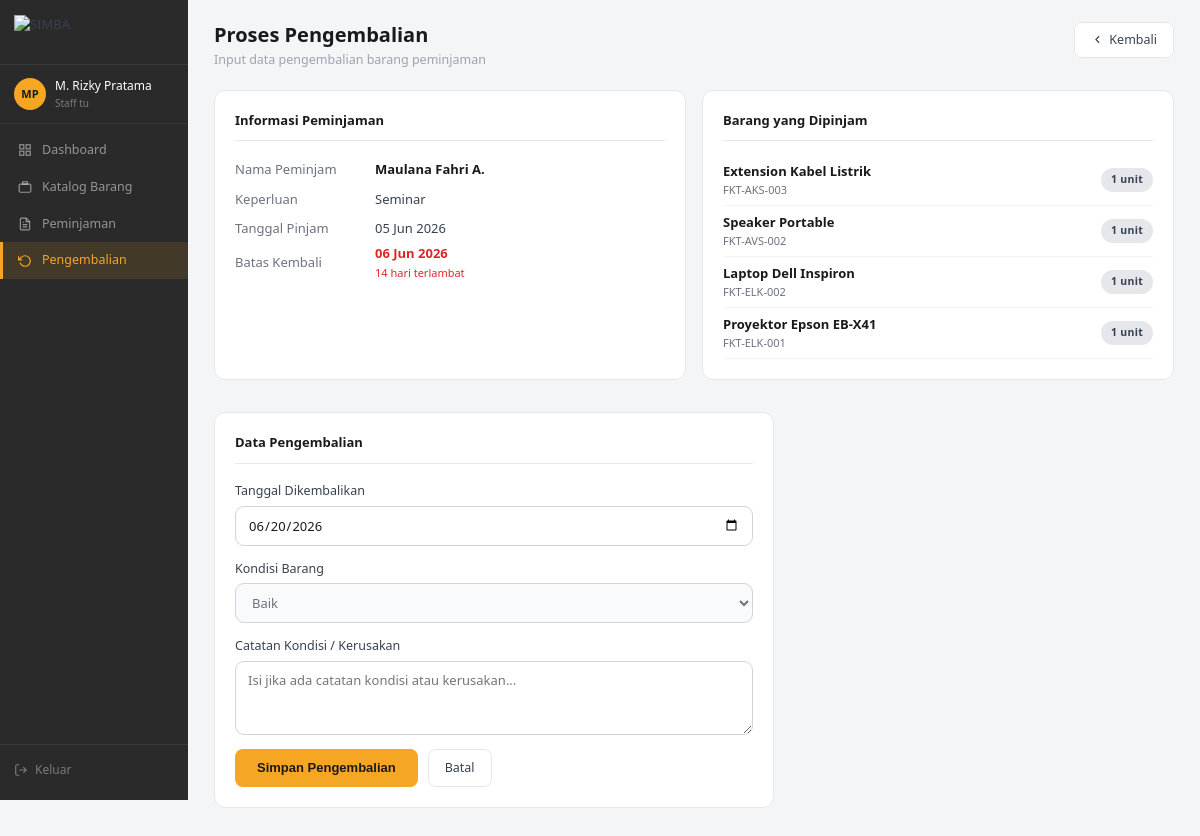
The page /pages/pengembalian/form_pengembalian.php?id=15 (signed in) on the database its author committed.
### tables this page shows
CREATE TABLE IF NOT EXISTS `pengajuan_peminjaman` (
  `id` int NOT NULL AUTO_INCREMENT,
  `id_peminjam` int NOT NULL,
  `keperluan` text NOT NULL,
  `tanggal_pinjam` date NOT NULL,
  `tanggal_kembali` date NOT NULL,
  `status` enum('menunggu','diverifikasi','disetujui','ditolak','aktif','selesai','dibatalkan') DEFAULT 'menunggu',
  `diverifikasi_oleh` int DEFAULT NULL,
  `disetujui_oleh` int DEFAULT NULL,
  `catatan_tolak` text,
  `dibuat_pada` timestamp NOT NULL DEFAULT CURRENT_TIMESTAMP,
  `diperbarui_pada` timestamp NOT NULL DEFAULT CURRENT_TIMESTAMP ON UPDATE CURRENT_TIMESTAMP,
  `file_surat` varchar(255) DEFAULT NULL COMMENT 'Untuk event himpunan/peminjaman alat berat',
  PRIMARY KEY (`id`),
  KEY `id_peminjam` (`id_peminjam`),
  KEY `diverifikasi_oleh` (`diverifikasi_oleh`),
  KEY `disetujui_oleh` (`disetujui_oleh`),
  CONSTRAINT `pengajuan_peminjaman_ibfk_1` FOREIGN KEY (`id_peminjam`) REFERENCES `users` (`id`),
  CONSTRAINT `pengajuan_peminjaman_ibfk_2` FOREIGN KEY (`diverifikasi_oleh`) REFERENCES `users` (`id`),
  CONSTRAINT `pengajuan_peminjaman_ibfk_3` FOREIGN KEY (`disetujui_oleh`) REFERENCES `users` (`id`)
);

CREATE TABLE IF NOT EXISTS `users` (
  `id` int NOT NULL AUTO_INCREMENT,
  `nama_pengguna` varchar(50) NOT NULL,
  `kata_sandi` varchar(255) NOT NULL,
  `nama_lengkap` varchar(100) NOT NULL,
  `email` varchar(100) NOT NULL,
  `peran` enum('admin','staff_tu','peminjam') NOT NULL,
  `aktif` tinyint(1) NOT NULL DEFAULT '1',
  `dibuat_pada` timestamp NOT NULL DEFAULT CURRENT_TIMESTAMP,
  PRIMARY KEY (`id`),
  UNIQUE KEY `nama_pengguna` (`nama_pengguna`),
  UNIQUE KEY `email` (`email`)
);

CREATE TABLE IF NOT EXISTS `detail_peminjaman` (
  `id` int NOT NULL AUTO_INCREMENT,
  `id_peminjaman` int NOT NULL,
  `id_barang` int NOT NULL,
  `jumlah` int NOT NULL,
  `kondisi_saat_pinjam` enum('baik','rusak_ringan') DEFAULT 'baik',
  `catatan` text,
  PRIMARY KEY (`id`),
  KEY `id_peminjaman` (`id_peminjaman`),
  KEY `id_barang` (`id_barang`),
  CONSTRAINT `detail_peminjaman_ibfk_1` FOREIGN KEY (`id_peminjaman`) REFERENCES `pengajuan_peminjaman` (`id`),
  CONSTRAINT `detail_peminjaman_ibfk_2` FOREIGN KEY (`id_barang`) REFERENCES `barang` (`id`)
);

CREATE TABLE IF NOT EXISTS `barang` (
  `id` int NOT NULL AUTO_INCREMENT,
  `kategori_id` int NOT NULL,
  `kode_barang` varchar(30) NOT NULL,
  `nama` varchar(150) NOT NULL,
  `stok_total` int NOT NULL,
  `stok_tersedia` int NOT NULL,
  `kondisi` enum('baik','rusak_ringan','rusak_berat') DEFAULT 'baik',
  `status` enum('tersedia','dipinjam','dalam_perbaikan') DEFAULT 'tersedia',
  `foto` varchar(255) DEFAULT NULL,
  `dibuat_pada` timestamp NOT NULL DEFAULT CURRENT_TIMESTAMP,
  PRIMARY KEY (`id`),
  UNIQUE KEY `kode_barang` (`kode_barang`),
  KEY `kategori_id` (`kategori_id`),
  CONSTRAINT `barang_ibfk_1` FOREIGN KEY (`kategori_id`) REFERENCES `kategori` (`id`)
);

### includes/auth_check.php (called while the page is built, shortened)
<?php
if (!function_exists('app_base_path')) {
    function app_base_path(): string {
        $script = str_replace('\\', '/', $_SERVER['SCRIPT_NAME'] ?? '');
        $pos = strpos($script, '/pages/');
        if ($pos !== false) {
            return rtrim(substr($script, 0, $pos), '/');
        }
        return rtrim(dirname($script), '/\\');
    }
}
if (!function_exists('app_url')) {
    function app_url(string $path = ''): string {
        $base = app_base_path();
        return $base . '/' . ltrim($path, '/');
    }
}
if (!function_exists('asset_url')) {
    function asset_url(string $path): string {
        $full = dirname(__DIR__) . '/' . ltrim($path, '/');
        $ver  = is_file($full) ? filemtime($full) : time();
        return app_url($path) . '?v=' . $ver;
    }
}

### includes/functions.php (called while the page is built, shortened)
<?php
function sanitasi(string $input): string {
    return htmlspecialchars(strip_tags(trim($input)));
}
function fmt_tgl(string $tgl): string {
    $bulan = ['', 'Jan', 'Feb', 'Mar', 'Apr', 'Mei', 'Jun',
              'Jul', 'Agu', 'Sep', 'Okt', 'Nov', 'Des'];
    [$y, $m, $d] = explode('-', $tgl);
    return "$d {$bulan[(int)$m]} $y";
}

### pages/pengembalian/form_pengembalian.php (the view, shortened to what this page needs)
<?php
require_once __DIR__ . '/../../config/koneksi.php';
require_once __DIR__ . '/../../includes/auth_check.php';
require_once __DIR__ . '/../../includes/functions.php';
$id_peminjaman = (int)$_GET['id'];
$stmt = $conn->prepare("SELECT p.*, u.nama_lengkap FROM pengajuan_peminjaman p JOIN users u ON p.id_peminjam = u.id WHERE p.id = ? AND p.status = 'aktif'");
$stmt->bind_param('i', $id_peminjaman);
$stmt->execute();
$data = $stmt->get_result()->fetch_assoc();
$stmt_barang = $conn->prepare("SELECT dp.*, b.nama AS nama_barang, b.kode_barang FROM detail_peminjaman dp JOIN barang b ON dp.id_barang = b.id WHERE dp.id_peminjaman = ?");
$stmt_barang->bind_param('i', $id_peminjaman);
$stmt_barang->execute();
$barang_list = $stmt_barang->get_result()->fetch_all(MYSQLI_ASSOC);
$hari_sisa   = (int) ceil((strtotime($data['tanggal_kembali']) - time()) / 86400);
$sudah_lewat = $hari_sisa < 0;
?>
<!DOCTYPE html>
<html lang="id">
<head>
    <link rel="stylesheet" href="<?= asset_url('assets/css/style.css') ?>">
</head>
<body>
<div class="app-wrapper">
    <?php include __DIR__ . '/../../includes/sidebar.php'; ?>
    <main class="main-content">
        <div class="page-header">
            <div>
                <h2>Proses Pengembalian</h2>
                <p>Input data pengembalian barang peminjaman</p>
            </div>
            <a href="index.php" class="btn btn-outline">
                <svg width="13" height="13" fill="none" stroke="currentColor" stroke-width="2" viewBox="0 0 24 24">
                    <polyline points="15 18 9 12 15 6"/>
                </svg>
                Kembali
            </a>
        </div>
        <div style="display:grid; grid-template-columns:1fr 1fr; gap:16px; margin-bottom:16px">
            <div class="card">
                <div style="font-weight:700; font-size:13px; color:#1a1a1a; margin-bottom:14px; padding-bottom:10px; border-bottom:1px solid var(--border)">
                    Informasi Peminjaman
                </div>
                <table style="width:100%; border-collapse:collapse;font-size:13px">
                    <tr>
                        <td style="color:#6b7280; padding:5px 0; width:140px">Nama Peminjam</td>
                        <td style="font-weight:600; color:#1a1a1a"><?= sanitasi($data['nama_lengkap']) ?></td>
                    </tr>
                    <tr>
                        <td style="color:#6b7280; padding:5px 0">Keperluan</td>
                        <td><?= sanitasi($data['keperluan']) ?></td>
                    </tr>
                    <tr>
                        <td style="color:#6b7280; padding:5px 0">Tanggal Pinjam</td>
                        <td><?= fmt_tgl($data['tanggal_pinjam']) ?></td>
                    </tr>
                    <tr>
                        <td style="color:#6b7280; padding:5px 0">Batas Kembali</td>
                        <td>
                            <span style="<?= $sudah_lewat ? 'color:#dc2626;font-weight:600' : 'color:#059669; font-weight:600' ?>">
                                <?= fmt_tgl($data['tanggal_kembali']) ?>
                            </span>
                            <?php if ($sudah_lewat): ?>
                            <div style="font-size:11px; color:#dc2626; margin-top:2px"><?= abs($hari_sisa) ?> hari terlambat</div>
                            <?php else: ?>
                            <div style="font-size:11px; color:#6b7280; margin-top:2px">Sisa <?= $hari_sisa ?> hari</div>
                            <?php endif; ?>
                        </td>
                    </tr>
                </table>
            </div>
            <div class="card">
                <div style="font-weight:700; font-size:13px; color:#1a1a1a; margin-bottom:14px; padding-bottom:10px; border-bottom:1px solid var(--border)">
                    Barang yang Dipinjam
                </div>
                <?php foreach ($barang_list as $b): ?>
                <div style="display:flex; justify-content:space-between; align-items:center; padding:7px 0;border-bottom:1px solid var(--border-light); font-size:13px">
                    <div>
                        <div style="font-weight:600; color:#1a1a1a"><?= sanitasi($b['nama_barang']) ?></div>
                        <div style="font-size:11px; color:#6b7280"><?= sanitasi($b['kode_barang']) ?></div>
                    </div>
                    <span class="badge badge-aktif"><?= (int)$b['jumlah'] ?> unit</span>
                </div>
                <?php endforeach; ?>
            </div>
        </div>
        <div class="card" style="max-width:560px">
            <div style="font-weight:700; font-size:13px; color:#1a1a1a; margin-bottom:18px; padding-bottom:10px; border-bottom:1px solid var(--border)">
                Data Pengembalian
            </div>
            <form action="proses_pengembalian.php" method="POST">
                <div class="form-group">
                    <label class="form-label">Tanggal Dikembalikan</label>
                    <input type="date" name="tanggal_kembali" class="form-input"
                           value="<?= date('Y-m-d') ?>" required>
                </div>
                <div class="form-group">
                    <label class="form-label">Kondisi Barang</label>
                    <select name="kondisi_kembali" class="form-input" required>
                        <option value="baik">Baik</option>
                    </select>
                </div>
                <div class="form-group">
                    <label class="form-label">Catatan Kondisi / Kerusakan</label>
                    <textarea name="catatan_kerusakan" class="form-input" rows="3"
                              placeholder="Isi jika ada catatan kondisi atau kerusakan..."></textarea>
                </div>
                <div style="display:flex; gap:10px; margin-top:8px">
                    <button type="submit" name="submit_kembali" class="btn btn-primary btn-kirim">
                        Simpan Pengembalian
                    </button>
                    <a href="index.php" class="btn btn-outline">Batal</a>
                </div>
            </form>
        </div>
    </main>
</div>
</body>
</html>

### assets/css/style.css (style rules this page uses)
*, *::before, *::after { box-sizing: border-box; margin: 0; padding: 0; }
:root { --amber: #F5A623; --amber-dark: #e09620; --amber-light: rgba(245,166,35,0.12); --bg: #f4f5f7; --white: #ffffff; --border: #e5e7eb; --border-light: #f3f4f6; --text-main: #1a1a1a; --text-body: #374151; --text-muted: #9ca3af; --text-sub: #6b7280; --sidebar-bg: #2a2a2a; --radius-sm: 6px; --radius-md: 8px; --radius-lg: 12px; --shadow-sm: 0 1px 3px rgba(0,0,0,0.06); --shadow-md: 0 4px 12px rgba(0,0,0,0.08); }
body { font-family: 'Segoe UI', -apple-system, BlinkMacSystemFont, sans-serif; font-size: 13px; line-height: 1.5; background: var(--bg); color: var(--text-body); min-height: 100vh; -webkit-font-smoothing: antialiased; }
a { text-decoration: none; color: inherit; }
svg { vertical-align: middle; }
.app-wrapper { display: flex; min-height: 100vh; }
.main-content { flex: 1; padding: 22px 26px; overflow-y: auto; min-width: 0; }
.page-header { display: flex; justify-content: space-between; align-items: flex-start; margin-bottom: 20px; gap: 12px; flex-wrap: wrap; }
.page-header h2 { font-size: 20px; font-weight: 700; color: var(--text-main); line-height: 1.3; }
.page-header p { font-size: 12.5px; color: var(--text-muted); margin-top: 3px; }
.btn { display: inline-flex; align-items: center; gap: 5px; padding: 8px 16px; border-radius: var(--radius-md); font-size: 12.5px; font-weight: 500; cursor: pointer; border: none; text-decoration: none; transition: background 0.15s, opacity 0.15s; white-space: nowrap; line-height: 1.4; }
.btn-primary { background: var(--amber); color: #1a1a1a; font-weight: 600; }
.btn-outline { background: #fff; border: 1px solid var(--border); color: var(--text-body); }
.btn-kirim { background: var(--amber); color: #1a1a1a; border: none; padding: 10px 22px; border-radius: var(--radius-md); font-weight: 700; font-size: 13px; cursor: pointer; display: inline-flex; align-items: center; gap: 6px; transition: background 0.15s; }
.form-group { display: flex; flex-direction: column; gap: 5px; margin-bottom: 14px; }
.form-label { font-size: 12.5px; font-weight: 500; color: var(--text-body); }
.form-input { padding: 9px 12px; border: 1px solid #d1d5db; border-radius: 9px; font-size: 13px; color: var(--text-main); background: #fff; outline: none; transition: border-color 0.15s, box-shadow 0.15s; width: 100%; font-family: inherit; }
.form-input:read-only { background: #f9fafb; color: var(--text-sub); }
textarea.form-input { resize: vertical; min-height: 72px; }
.badge { display: inline-block; padding: 4px 10px; border-radius: 999px; font-size: 10.5px; font-weight: 700; letter-spacing: 0.3px; white-space: nowrap; }
.badge-aktif { background: #e5e7eb; color: #374151; }
.card { background: #fff; border-radius: 11px; border: 1px solid var(--border); padding: 20px; margin-bottom: 16px; }

### rows shown on the page
pengajuan_peminjaman: id_peminjam.nama_lengkap "Maulana Fahri A.", keperluan "Seminar", tanggal_pinjam "05 Jun 2026", tanggal_kembali "06 Jun 2026", tanggal_kembali "14"
detail_peminjaman: id_barang.nama "Extension Kabel Listrik", id_barang.kode_barang "FKT-AKS-003", jumlah "1"
detail_peminjaman: id_barang.nama "Speaker Portable", id_barang.kode_barang "FKT-AVS-002", jumlah "1"
detail_peminjaman: id_barang.nama "Laptop Dell Inspiron", id_barang.kode_barang "FKT-ELK-002", jumlah "1"
detail_peminjaman: id_barang.nama "Proyektor Epson EB-X41", id_barang.kode_barang "FKT-ELK-001", jumlah "1"

### other values the page prints
$inisial "MP"
$nama "M. Rizky Pratama"
str_replace('_', ' ', $peran) "Staff tu"
